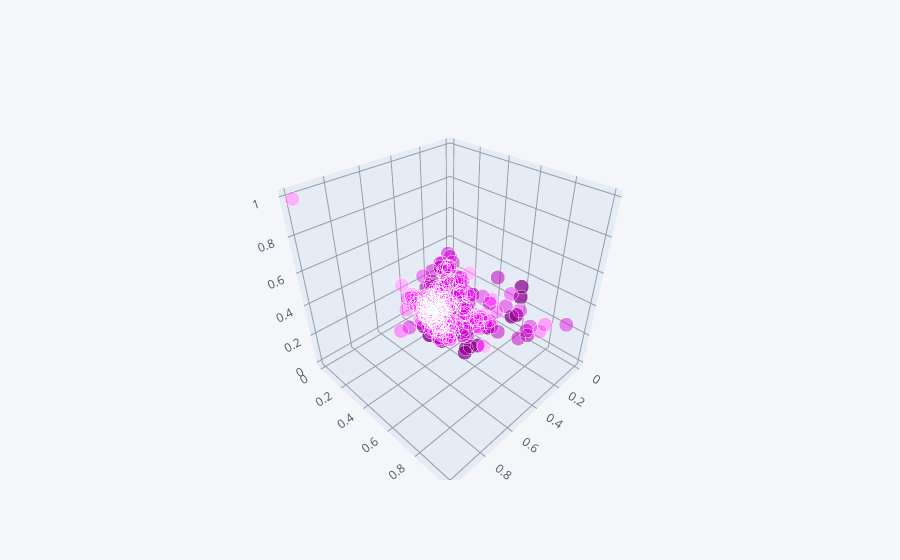

The notebook cell saved with this chart:
### Markdown cell above
## Inspección visual de los clusters

### Code cell
Xp.iplot(kind='scatter3d',x='p1',y='p2',z='p3',mode='markers',size=10,color='purple', text='nombre')

### Figure 1 — Plotly figure (JSON) as saved in the notebook; plotly's stock layout.template omitted (floating-point values rounded to 4 significant figures; data arrays with more than 128 entries replaced by an {"elided": "..."} marker saying what was removed)
{"data": [{"marker": {"color": {"elided": "324 str values"}, "opacity": 0.8, "size": {"elided": "324 int values"}, "symbol": "circle"}, "mode": "markers", "text": {"elided": "324 str values"}, "type": "scatter3d", "x": {"elided": "324 float values"}, "y": {"elided": "324 float values"}, "z": {"elided": "324 float values"}}], "layout": {"legend": {"bgcolor": "#F5F6F9", "font": {"color": "#4D5663"}}, "paper_bgcolor": "#F5F6F9", "plot_bgcolor": "#F5F6F9", "scene": {"xaxis": {"gridcolor": "#9499A3", "showgrid": true, "tickfont": {"color": "#4D5663"}, "title": {"font": {"color": "#4D5663"}, "text": ""}, "zerolinecolor": "#9499A3"}, "yaxis": {"gridcolor": "#9499A3", "showgrid": true, "tickfont": {"color": "#4D5663"}, "title": {"font": {"color": "#4D5663"}, "text": ""}, "zerolinecolor": "#9499A3"}, "zaxis": {"gridcolor": "#9499A3", "showgrid": true, "tickfont": {"color": "#4D5663"}, "title": {"font": {"color": "#4D5663"}, "text": ""}, "zerolinecolor": "#9499A3"}}, "title": {"font": {"color": "#4D5663"}}}}
